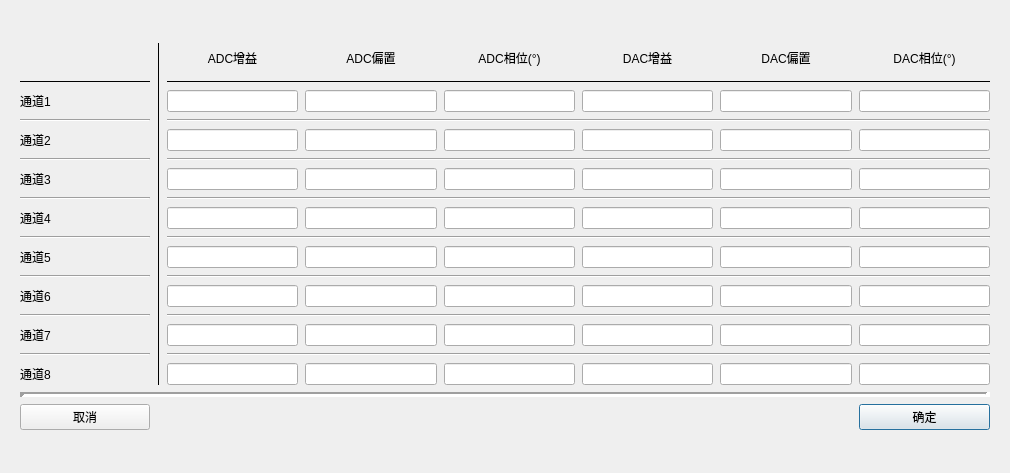
<?xml version="1.0" encoding="UTF-8"?>
<ui version="4.0">
 <class>Dialog</class>
 <widget class="QDialog" name="Dialog">
  <property name="geometry">
   <rect>
    <x>0</x>
    <y>0</y>
    <width>1010</width>
    <height>473</height>
   </rect>
  </property>
  <property name="windowTitle">
   <string>Dialog</string>
  </property>
  <layout class="QVBoxLayout" name="verticalLayout">
   <item>
    <layout class="QGridLayout" name="gridLayout">
     <item row="0" column="0" colspan="2">
      <widget class="QFrame" name="gridFrame_2">
       <property name="minimumSize">
        <size>
         <width>0</width>
         <height>150</height>
        </size>
       </property>
       <layout class="QGridLayout" name="gridLayout_2">
        <item row="0" column="0">
         <layout class="QGridLayout" name="gridLayout_5" columnstretch="0,0,0,0,0,0,0,0">
          <property name="spacing">
           <number>7</number>
          </property>
          <item row="15" column="4">
           <widget class="QLineEdit" name="txt_adc_phase_5">
            <property name="minimumSize">
             <size>
              <width>130</width>
              <height>0</height>
             </size>
            </property>
            <property name="maximumSize">
             <size>
              <width>16777215</width>
              <height>16777215</height>
             </size>
            </property>
           </widget>
          </item>
          <item row="17" column="5">
           <widget class="QLineEdit" name="txt_dac_gain_6">
            <property name="minimumSize">
             <size>
              <width>130</width>
              <height>0</height>
             </size>
            </property>
            <property name="maximumSize">
             <size>
              <width>16777215</width>
              <height>16777215</height>
             </size>
            </property>
           </widget>
          </item>
          <item row="9" column="7">
           <widget class="QLineEdit" name="txt_dac_phase_2">
            <property name="minimumSize">
             <size>
              <width>130</width>
              <height>0</height>
             </size>
            </property>
            <property name="maximumSize">
             <size>
              <width>16777215</width>
              <height>16777215</height>
             </size>
            </property>
           </widget>
          </item>
          <item row="17" column="3">
           <widget class="QLineEdit" name="txt_adc_offset_6">
            <property name="minimumSize">
             <size>
              <width>130</width>
              <height>0</height>
             </size>
            </property>
            <property name="maximumSize">
             <size>
              <width>16777215</width>
              <height>16777215</height>
             </size>
            </property>
           </widget>
          </item>
          <item row="19" column="4">
           <widget class="QLineEdit" name="txt_adc_phase_7">
            <property name="minimumSize">
             <size>
              <width>130</width>
              <height>0</height>
             </size>
            </property>
            <property name="maximumSize">
             <size>
              <width>16777215</width>
              <height>16777215</height>
             </size>
            </property>
           </widget>
          </item>
          <item row="15" column="3">
           <widget class="QLineEdit" name="txt_adc_offset_5">
            <property name="minimumSize">
             <size>
              <width>130</width>
              <height>0</height>
             </size>
            </property>
            <property name="maximumSize">
             <size>
              <width>16777215</width>
              <height>16777215</height>
             </size>
            </property>
           </widget>
          </item>
          <item row="12" column="0">
           <widget class="Line" name="line_5">
            <property name="orientation">
             <enum>Qt::Horizontal</enum>
            </property>
           </widget>
          </item>
          <item row="5" column="5">
           <widget class="QLineEdit" name="txt_dac_gain_0">
            <property name="minimumSize">
             <size>
              <width>130</width>
              <height>0</height>
             </size>
            </property>
            <property name="maximumSize">
             <size>
              <width>16777215</width>
              <height>16777215</height>
             </size>
            </property>
           </widget>
          </item>
          <item row="5" column="6">
           <widget class="QLineEdit" name="txt_dac_offset_0">
            <property name="minimumSize">
             <size>
              <width>130</width>
              <height>0</height>
             </size>
            </property>
            <property name="maximumSize">
             <size>
              <width>16777215</width>
              <height>16777215</height>
             </size>
            </property>
           </widget>
          </item>
          <item row="11" column="2">
           <widget class="QLineEdit" name="txt_adc_gain_3">
            <property name="maximumSize">
             <size>
              <width>16777215</width>
              <height>16777215</height>
             </size>
            </property>
           </widget>
          </item>
          <item row="11" column="5">
           <widget class="QLineEdit" name="txt_dac_gain_3">
            <property name="minimumSize">
             <size>
              <width>130</width>
              <height>0</height>
             </size>
            </property>
            <property name="maximumSize">
             <size>
              <width>16777215</width>
              <height>16777215</height>
             </size>
            </property>
           </widget>
          </item>
          <item row="3" column="5">
           <widget class="QLabel" name="label_17">
            <property name="minimumSize">
             <size>
              <width>0</width>
              <height>30</height>
             </size>
            </property>
            <property name="maximumSize">
             <size>
              <width>1000</width>
              <height>30</height>
             </size>
            </property>
            <property name="frameShadow">
             <enum>QFrame::Plain</enum>
            </property>
            <property name="text">
             <string>DAC增益</string>
            </property>
            <property name="alignment">
             <set>Qt::AlignCenter</set>
            </property>
           </widget>
          </item>
          <item row="21" column="7">
           <widget class="QPushButton" name="btn_config">
            <property name="text">
             <string>确定</string>
            </property>
           </widget>
          </item>
          <item row="19" column="3">
           <widget class="QLineEdit" name="txt_adc_offset_7">
            <property name="minimumSize">
             <size>
              <width>130</width>
              <height>0</height>
             </size>
            </property>
            <property name="maximumSize">
             <size>
              <width>16777215</width>
              <height>16777215</height>
             </size>
            </property>
           </widget>
          </item>
          <item row="9" column="2">
           <widget class="QLineEdit" name="txt_adc_gain_2">
            <property name="maximumSize">
             <size>
              <width>16777215</width>
              <height>16777215</height>
             </size>
            </property>
           </widget>
          </item>
          <item row="4" column="0">
           <widget class="Line" name="line_12">
            <property name="frameShadow">
             <enum>QFrame::Plain</enum>
            </property>
            <property name="orientation">
             <enum>Qt::Horizontal</enum>
            </property>
           </widget>
          </item>
          <item row="19" column="7">
           <widget class="QLineEdit" name="txt_dac_phase_7">
            <property name="minimumSize">
             <size>
              <width>130</width>
              <height>0</height>
             </size>
            </property>
            <property name="maximumSize">
             <size>
              <width>16777215</width>
              <height>16777215</height>
             </size>
            </property>
           </widget>
          </item>
          <item row="3" column="3">
           <widget class="QLabel" name="label_15">
            <property name="minimumSize">
             <size>
              <width>0</width>
              <height>30</height>
             </size>
            </property>
            <property name="maximumSize">
             <size>
              <width>16777215</width>
              <height>30</height>
             </size>
            </property>
            <property name="text">
             <string>ADC偏置</string>
            </property>
            <property name="alignment">
             <set>Qt::AlignCenter</set>
            </property>
           </widget>
          </item>
          <item row="7" column="3">
           <widget class="QLineEdit" name="txt_adc_offset_1">
            <property name="minimumSize">
             <size>
              <width>130</width>
              <height>0</height>
             </size>
            </property>
            <property name="maximumSize">
             <size>
              <width>16777215</width>
              <height>16777215</height>
             </size>
            </property>
           </widget>
          </item>
          <item row="3" column="7">
           <widget class="QLabel" name="label_19">
            <property name="minimumSize">
             <size>
              <width>0</width>
              <height>30</height>
             </size>
            </property>
            <property name="maximumSize">
             <size>
              <width>16777215</width>
              <height>30</height>
             </size>
            </property>
            <property name="text">
             <string>DAC相位(°)</string>
            </property>
            <property name="alignment">
             <set>Qt::AlignCenter</set>
            </property>
           </widget>
          </item>
          <item row="9" column="5">
           <widget class="QLineEdit" name="txt_dac_gain_2">
            <property name="minimumSize">
             <size>
              <width>130</width>
              <height>0</height>
             </size>
            </property>
            <property name="maximumSize">
             <size>
              <width>16777215</width>
              <height>16777215</height>
             </size>
            </property>
           </widget>
          </item>
          <item row="13" column="6">
           <widget class="QLineEdit" name="txt_dac_offset_4">
            <property name="minimumSize">
             <size>
              <width>130</width>
              <height>0</height>
             </size>
            </property>
            <property name="maximumSize">
             <size>
              <width>16777215</width>
              <height>16777215</height>
             </size>
            </property>
           </widget>
          </item>
          <item row="18" column="0">
           <widget class="Line" name="line_8">
            <property name="orientation">
             <enum>Qt::Horizontal</enum>
            </property>
           </widget>
          </item>
          <item row="10" column="0">
           <widget class="Line" name="line_4">
            <property name="orientation">
             <enum>Qt::Horizontal</enum>
            </property>
           </widget>
          </item>
          <item row="3" column="2">
           <widget class="QLabel" name="label_14">
            <property name="minimumSize">
             <size>
              <width>0</width>
              <height>30</height>
             </size>
            </property>
            <property name="maximumSize">
             <size>
              <width>1000</width>
              <height>30</height>
             </size>
            </property>
            <property name="frameShadow">
             <enum>QFrame::Plain</enum>
            </property>
            <property name="text">
             <string>ADC增益</string>
            </property>
            <property name="alignment">
             <set>Qt::AlignCenter</set>
            </property>
           </widget>
          </item>
          <item row="11" column="7">
           <widget class="QLineEdit" name="txt_dac_phase_3">
            <property name="minimumSize">
             <size>
              <width>130</width>
              <height>0</height>
             </size>
            </property>
            <property name="maximumSize">
             <size>
              <width>16777215</width>
              <height>16777215</height>
             </size>
            </property>
           </widget>
          </item>
          <item row="9" column="6">
           <widget class="QLineEdit" name="txt_dac_offset_2">
            <property name="minimumSize">
             <size>
              <width>130</width>
              <height>0</height>
             </size>
            </property>
            <property name="maximumSize">
             <size>
              <width>16777215</width>
              <height>16777215</height>
             </size>
            </property>
           </widget>
          </item>
          <item row="17" column="6">
           <widget class="QLineEdit" name="txt_dac_offset_6">
            <property name="minimumSize">
             <size>
              <width>130</width>
              <height>0</height>
             </size>
            </property>
            <property name="maximumSize">
             <size>
              <width>16777215</width>
              <height>16777215</height>
             </size>
            </property>
           </widget>
          </item>
          <item row="14" column="0">
           <widget class="Line" name="line_6">
            <property name="orientation">
             <enum>Qt::Horizontal</enum>
            </property>
           </widget>
          </item>
          <item row="19" column="6">
           <widget class="QLineEdit" name="txt_dac_offset_7">
            <property name="minimumSize">
             <size>
              <width>130</width>
              <height>0</height>
             </size>
            </property>
            <property name="maximumSize">
             <size>
              <width>16777215</width>
              <height>16777215</height>
             </size>
            </property>
           </widget>
          </item>
          <item row="3" column="1" rowspan="17">
           <widget class="Line" name="line">
            <property name="frameShadow">
             <enum>QFrame::Plain</enum>
            </property>
            <property name="orientation">
             <enum>Qt::Vertical</enum>
            </property>
           </widget>
          </item>
          <item row="6" column="0">
           <widget class="Line" name="line_2">
            <property name="orientation">
             <enum>Qt::Horizontal</enum>
            </property>
           </widget>
          </item>
          <item row="9" column="3">
           <widget class="QLineEdit" name="txt_adc_offset_2">
            <property name="minimumSize">
             <size>
              <width>130</width>
              <height>0</height>
             </size>
            </property>
            <property name="maximumSize">
             <size>
              <width>16777215</width>
              <height>16777215</height>
             </size>
            </property>
           </widget>
          </item>
          <item row="11" column="6">
           <widget class="QLineEdit" name="txt_dac_offset_3">
            <property name="minimumSize">
             <size>
              <width>130</width>
              <height>0</height>
             </size>
            </property>
            <property name="maximumSize">
             <size>
              <width>16777215</width>
              <height>16777215</height>
             </size>
            </property>
           </widget>
          </item>
          <item row="19" column="0">
           <widget class="QLabel" name="label_45">
            <property name="minimumSize">
             <size>
              <width>130</width>
              <height>0</height>
             </size>
            </property>
            <property name="maximumSize">
             <size>
              <width>130</width>
              <height>16777215</height>
             </size>
            </property>
            <property name="text">
             <string>通道8</string>
            </property>
           </widget>
          </item>
          <item row="7" column="2">
           <widget class="QLineEdit" name="txt_adc_gain_1">
            <property name="minimumSize">
             <size>
              <width>130</width>
              <height>0</height>
             </size>
            </property>
            <property name="maximumSize">
             <size>
              <width>16777215</width>
              <height>16777215</height>
             </size>
            </property>
           </widget>
          </item>
          <item row="15" column="2">
           <widget class="QLineEdit" name="txt_adc_gain_5">
            <property name="maximumSize">
             <size>
              <width>16777215</width>
              <height>16777215</height>
             </size>
            </property>
           </widget>
          </item>
          <item row="11" column="4">
           <widget class="QLineEdit" name="txt_adc_phase_3">
            <property name="minimumSize">
             <size>
              <width>130</width>
              <height>0</height>
             </size>
            </property>
            <property name="maximumSize">
             <size>
              <width>16777215</width>
              <height>16777215</height>
             </size>
            </property>
           </widget>
          </item>
          <item row="13" column="0">
           <widget class="QLabel" name="label_33">
            <property name="minimumSize">
             <size>
              <width>130</width>
              <height>0</height>
             </size>
            </property>
            <property name="maximumSize">
             <size>
              <width>130</width>
              <height>16777215</height>
             </size>
            </property>
            <property name="text">
             <string>通道5</string>
            </property>
           </widget>
          </item>
          <item row="15" column="6">
           <widget class="QLineEdit" name="txt_dac_offset_5">
            <property name="minimumSize">
             <size>
              <width>130</width>
              <height>0</height>
             </size>
            </property>
            <property name="maximumSize">
             <size>
              <width>16777215</width>
              <height>16777215</height>
             </size>
            </property>
           </widget>
          </item>
          <item row="3" column="4">
           <widget class="QLabel" name="label_16">
            <property name="minimumSize">
             <size>
              <width>0</width>
              <height>30</height>
             </size>
            </property>
            <property name="maximumSize">
             <size>
              <width>16777215</width>
              <height>30</height>
             </size>
            </property>
            <property name="text">
             <string>ADC相位(°)</string>
            </property>
            <property name="alignment">
             <set>Qt::AlignCenter</set>
            </property>
           </widget>
          </item>
          <item row="17" column="4">
           <widget class="QLineEdit" name="txt_adc_phase_6">
            <property name="minimumSize">
             <size>
              <width>130</width>
              <height>0</height>
             </size>
            </property>
            <property name="maximumSize">
             <size>
              <width>16777215</width>
              <height>16777215</height>
             </size>
            </property>
           </widget>
          </item>
          <item row="7" column="4">
           <widget class="QLineEdit" name="txt_adc_phase_1">
            <property name="minimumSize">
             <size>
              <width>130</width>
              <height>0</height>
             </size>
            </property>
            <property name="maximumSize">
             <size>
              <width>16777215</width>
              <height>16777215</height>
             </size>
            </property>
           </widget>
          </item>
          <item row="15" column="0">
           <widget class="QLabel" name="label_37">
            <property name="minimumSize">
             <size>
              <width>130</width>
              <height>0</height>
             </size>
            </property>
            <property name="maximumSize">
             <size>
              <width>130</width>
              <height>16777215</height>
             </size>
            </property>
            <property name="text">
             <string>通道6</string>
            </property>
           </widget>
          </item>
          <item row="7" column="5">
           <widget class="QLineEdit" name="txt_dac_gain_1">
            <property name="minimumSize">
             <size>
              <width>130</width>
              <height>0</height>
             </size>
            </property>
            <property name="maximumSize">
             <size>
              <width>16777215</width>
              <height>16777215</height>
             </size>
            </property>
           </widget>
          </item>
          <item row="7" column="0">
           <widget class="QLabel" name="label_2">
            <property name="minimumSize">
             <size>
              <width>130</width>
              <height>0</height>
             </size>
            </property>
            <property name="maximumSize">
             <size>
              <width>130</width>
              <height>16777215</height>
             </size>
            </property>
            <property name="text">
             <string>通道2</string>
            </property>
           </widget>
          </item>
          <item row="13" column="7">
           <widget class="QLineEdit" name="txt_dac_phase_4">
            <property name="minimumSize">
             <size>
              <width>130</width>
              <height>0</height>
             </size>
            </property>
            <property name="maximumSize">
             <size>
              <width>16777215</width>
              <height>16777215</height>
             </size>
            </property>
           </widget>
          </item>
          <item row="3" column="6">
           <widget class="QLabel" name="label_18">
            <property name="minimumSize">
             <size>
              <width>0</width>
              <height>30</height>
             </size>
            </property>
            <property name="maximumSize">
             <size>
              <width>16777215</width>
              <height>30</height>
             </size>
            </property>
            <property name="text">
             <string>DAC偏置</string>
            </property>
            <property name="alignment">
             <set>Qt::AlignCenter</set>
            </property>
           </widget>
          </item>
          <item row="19" column="5">
           <widget class="QLineEdit" name="txt_dac_gain_7">
            <property name="minimumSize">
             <size>
              <width>130</width>
              <height>0</height>
             </size>
            </property>
            <property name="maximumSize">
             <size>
              <width>16777215</width>
              <height>16777215</height>
             </size>
            </property>
           </widget>
          </item>
          <item row="5" column="3">
           <widget class="QLineEdit" name="txt_adc_offset_0">
            <property name="minimumSize">
             <size>
              <width>130</width>
              <height>0</height>
             </size>
            </property>
            <property name="maximumSize">
             <size>
              <width>16777215</width>
              <height>16777215</height>
             </size>
            </property>
           </widget>
          </item>
          <item row="15" column="5">
           <widget class="QLineEdit" name="txt_dac_gain_5">
            <property name="minimumSize">
             <size>
              <width>130</width>
              <height>0</height>
             </size>
            </property>
            <property name="maximumSize">
             <size>
              <width>16777215</width>
              <height>16777215</height>
             </size>
            </property>
           </widget>
          </item>
          <item row="17" column="7">
           <widget class="QLineEdit" name="txt_dac_phase_6">
            <property name="minimumSize">
             <size>
              <width>130</width>
              <height>0</height>
             </size>
            </property>
            <property name="maximumSize">
             <size>
              <width>16777215</width>
              <height>16777215</height>
             </size>
            </property>
           </widget>
          </item>
          <item row="17" column="0">
           <widget class="QLabel" name="label_41">
            <property name="minimumSize">
             <size>
              <width>130</width>
              <height>0</height>
             </size>
            </property>
            <property name="maximumSize">
             <size>
              <width>130</width>
              <height>16777215</height>
             </size>
            </property>
            <property name="text">
             <string>通道7</string>
            </property>
           </widget>
          </item>
          <item row="9" column="4">
           <widget class="QLineEdit" name="txt_adc_phase_2">
            <property name="minimumSize">
             <size>
              <width>130</width>
              <height>0</height>
             </size>
            </property>
            <property name="maximumSize">
             <size>
              <width>16777215</width>
              <height>16777215</height>
             </size>
            </property>
           </widget>
          </item>
          <item row="5" column="2">
           <widget class="QLineEdit" name="txt_adc_gain_0">
            <property name="minimumSize">
             <size>
              <width>130</width>
              <height>0</height>
             </size>
            </property>
            <property name="maximumSize">
             <size>
              <width>16777215</width>
              <height>16777215</height>
             </size>
            </property>
           </widget>
          </item>
          <item row="5" column="7">
           <widget class="QLineEdit" name="txt_dac_phase_0">
            <property name="minimumSize">
             <size>
              <width>130</width>
              <height>0</height>
             </size>
            </property>
            <property name="maximumSize">
             <size>
              <width>16777215</width>
              <height>16777215</height>
             </size>
            </property>
           </widget>
          </item>
          <item row="11" column="3">
           <widget class="QLineEdit" name="txt_adc_offset_3">
            <property name="minimumSize">
             <size>
              <width>130</width>
              <height>0</height>
             </size>
            </property>
            <property name="maximumSize">
             <size>
              <width>16777215</width>
              <height>16777215</height>
             </size>
            </property>
           </widget>
          </item>
          <item row="15" column="7">
           <widget class="QLineEdit" name="txt_dac_phase_5">
            <property name="minimumSize">
             <size>
              <width>130</width>
              <height>0</height>
             </size>
            </property>
            <property name="maximumSize">
             <size>
              <width>16777215</width>
              <height>16777215</height>
             </size>
            </property>
           </widget>
          </item>
          <item row="16" column="0">
           <widget class="Line" name="line_7">
            <property name="orientation">
             <enum>Qt::Horizontal</enum>
            </property>
           </widget>
          </item>
          <item row="5" column="4">
           <widget class="QLineEdit" name="txt_adc_phase_0">
            <property name="minimumSize">
             <size>
              <width>130</width>
              <height>0</height>
             </size>
            </property>
            <property name="maximumSize">
             <size>
              <width>16777215</width>
              <height>16777215</height>
             </size>
            </property>
           </widget>
          </item>
          <item row="9" column="0">
           <widget class="QLabel" name="label_3">
            <property name="minimumSize">
             <size>
              <width>130</width>
              <height>0</height>
             </size>
            </property>
            <property name="maximumSize">
             <size>
              <width>130</width>
              <height>16777215</height>
             </size>
            </property>
            <property name="text">
             <string>通道3</string>
            </property>
           </widget>
          </item>
          <item row="13" column="4">
           <widget class="QLineEdit" name="txt_adc_phase_4">
            <property name="minimumSize">
             <size>
              <width>130</width>
              <height>0</height>
             </size>
            </property>
            <property name="maximumSize">
             <size>
              <width>16777215</width>
              <height>16777215</height>
             </size>
            </property>
           </widget>
          </item>
          <item row="13" column="5">
           <widget class="QLineEdit" name="txt_dac_gain_4">
            <property name="minimumSize">
             <size>
              <width>130</width>
              <height>0</height>
             </size>
            </property>
            <property name="maximumSize">
             <size>
              <width>16777215</width>
              <height>16777215</height>
             </size>
            </property>
           </widget>
          </item>
          <item row="11" column="0">
           <widget class="QLabel" name="label_4">
            <property name="minimumSize">
             <size>
              <width>130</width>
              <height>0</height>
             </size>
            </property>
            <property name="maximumSize">
             <size>
              <width>130</width>
              <height>16777215</height>
             </size>
            </property>
            <property name="text">
             <string>通道4</string>
            </property>
           </widget>
          </item>
          <item row="13" column="3">
           <widget class="QLineEdit" name="txt_adc_offset_4">
            <property name="minimumSize">
             <size>
              <width>130</width>
              <height>0</height>
             </size>
            </property>
            <property name="maximumSize">
             <size>
              <width>16777215</width>
              <height>16777215</height>
             </size>
            </property>
           </widget>
          </item>
          <item row="13" column="2">
           <widget class="QLineEdit" name="txt_adc_gain_4">
            <property name="maximumSize">
             <size>
              <width>16777215</width>
              <height>16777215</height>
             </size>
            </property>
           </widget>
          </item>
          <item row="7" column="7">
           <widget class="QLineEdit" name="txt_dac_phase_1">
            <property name="minimumSize">
             <size>
              <width>130</width>
              <height>0</height>
             </size>
            </property>
            <property name="maximumSize">
             <size>
              <width>16777215</width>
              <height>16777215</height>
             </size>
            </property>
           </widget>
          </item>
          <item row="8" column="0">
           <widget class="Line" name="line_3">
            <property name="orientation">
             <enum>Qt::Horizontal</enum>
            </property>
           </widget>
          </item>
          <item row="17" column="2">
           <widget class="QLineEdit" name="txt_adc_gain_6">
            <property name="maximumSize">
             <size>
              <width>16777215</width>
              <height>16777215</height>
             </size>
            </property>
           </widget>
          </item>
          <item row="19" column="2">
           <widget class="QLineEdit" name="txt_adc_gain_7">
            <property name="maximumSize">
             <size>
              <width>16777215</width>
              <height>16777215</height>
             </size>
            </property>
           </widget>
          </item>
          <item row="5" column="0">
           <widget class="QLabel" name="label">
            <property name="minimumSize">
             <size>
              <width>130</width>
              <height>0</height>
             </size>
            </property>
            <property name="maximumSize">
             <size>
              <width>130</width>
              <height>16777215</height>
             </size>
            </property>
            <property name="text">
             <string>通道1</string>
            </property>
           </widget>
          </item>
          <item row="7" column="6">
           <widget class="QLineEdit" name="txt_dac_offset_1">
            <property name="minimumSize">
             <size>
              <width>130</width>
              <height>0</height>
             </size>
            </property>
            <property name="maximumSize">
             <size>
              <width>16777215</width>
              <height>16777215</height>
             </size>
            </property>
           </widget>
          </item>
          <item row="20" column="0" colspan="8">
           <widget class="Line" name="line_13">
            <property name="minimumSize">
             <size>
              <width>0</width>
              <height>5</height>
             </size>
            </property>
            <property name="mouseTracking">
             <bool>false</bool>
            </property>
            <property name="focusPolicy">
             <enum>Qt::NoFocus</enum>
            </property>
            <property name="frameShadow">
             <enum>QFrame::Sunken</enum>
            </property>
            <property name="lineWidth">
             <number>5</number>
            </property>
            <property name="midLineWidth">
             <number>0</number>
            </property>
            <property name="orientation">
             <enum>Qt::Horizontal</enum>
            </property>
           </widget>
          </item>
          <item row="4" column="2" colspan="6">
           <widget class="Line" name="line_11">
            <property name="frameShadow">
             <enum>QFrame::Plain</enum>
            </property>
            <property name="orientation">
             <enum>Qt::Horizontal</enum>
            </property>
           </widget>
          </item>
          <item row="6" column="2" colspan="6">
           <widget class="Line" name="line_9">
            <property name="orientation">
             <enum>Qt::Horizontal</enum>
            </property>
           </widget>
          </item>
          <item row="8" column="2" colspan="6">
           <widget class="Line" name="line_10">
            <property name="orientation">
             <enum>Qt::Horizontal</enum>
            </property>
           </widget>
          </item>
          <item row="10" column="2" colspan="6">
           <widget class="Line" name="line_31">
            <property name="orientation">
             <enum>Qt::Horizontal</enum>
            </property>
           </widget>
          </item>
          <item row="12" column="2" colspan="6">
           <widget class="Line" name="line_32">
            <property name="orientation">
             <enum>Qt::Horizontal</enum>
            </property>
           </widget>
          </item>
          <item row="14" column="2" colspan="6">
           <widget class="Line" name="line_33">
            <property name="orientation">
             <enum>Qt::Horizontal</enum>
            </property>
           </widget>
          </item>
          <item row="16" column="2" colspan="6">
           <widget class="Line" name="line_34">
            <property name="orientation">
             <enum>Qt::Horizontal</enum>
            </property>
           </widget>
          </item>
          <item row="18" column="2" colspan="6">
           <widget class="Line" name="line_35">
            <property name="orientation">
             <enum>Qt::Horizontal</enum>
            </property>
           </widget>
          </item>
          <item row="21" column="0">
           <widget class="QPushButton" name="btn_cancel">
            <property name="text">
             <string>取消</string>
            </property>
           </widget>
          </item>
         </layout>
        </item>
       </layout>
      </widget>
     </item>
    </layout>
   </item>
  </layout>
 </widget>
 <resources/>
 <connections/>
</ui>
